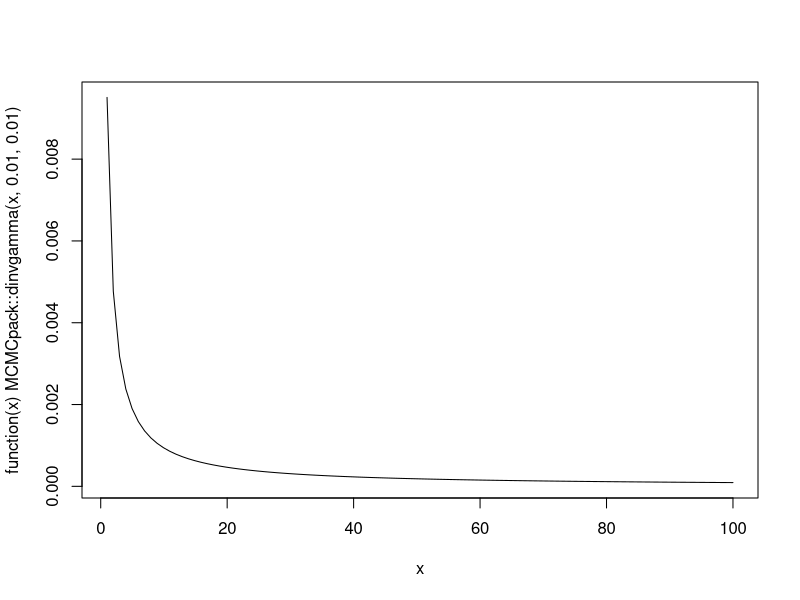
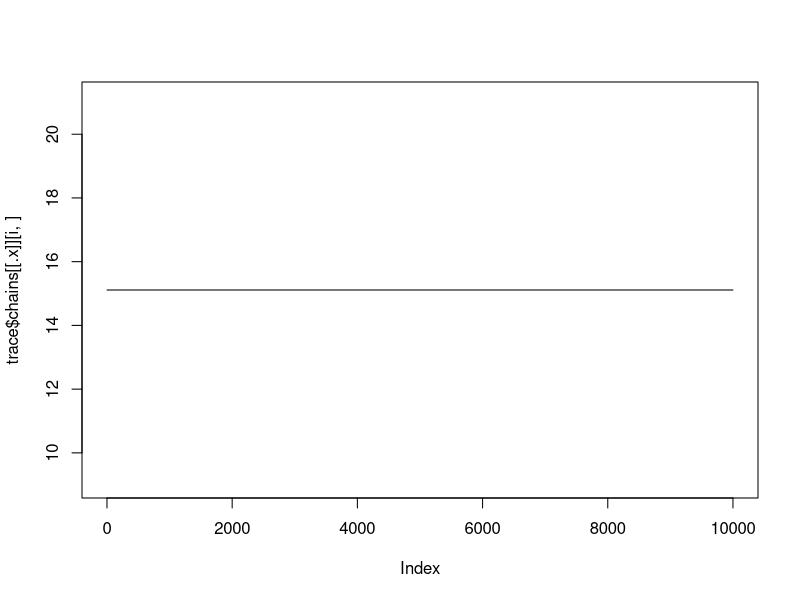
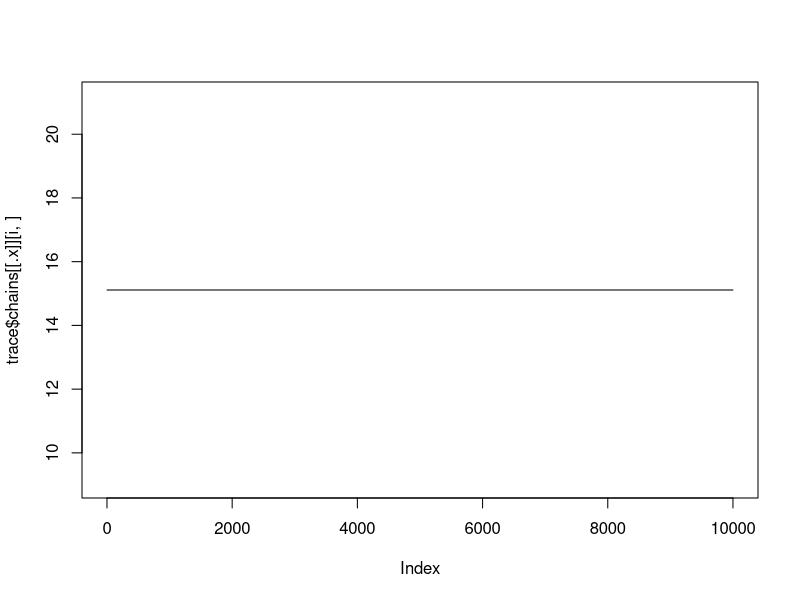
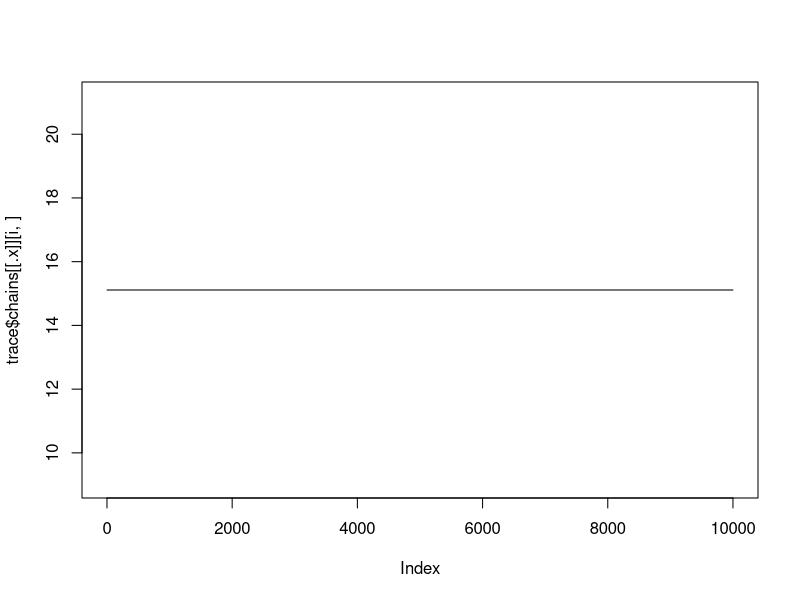
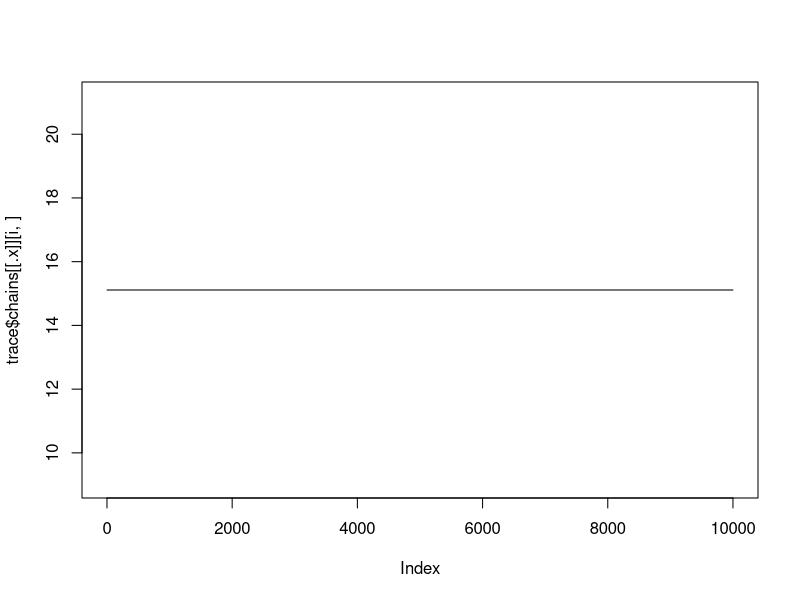
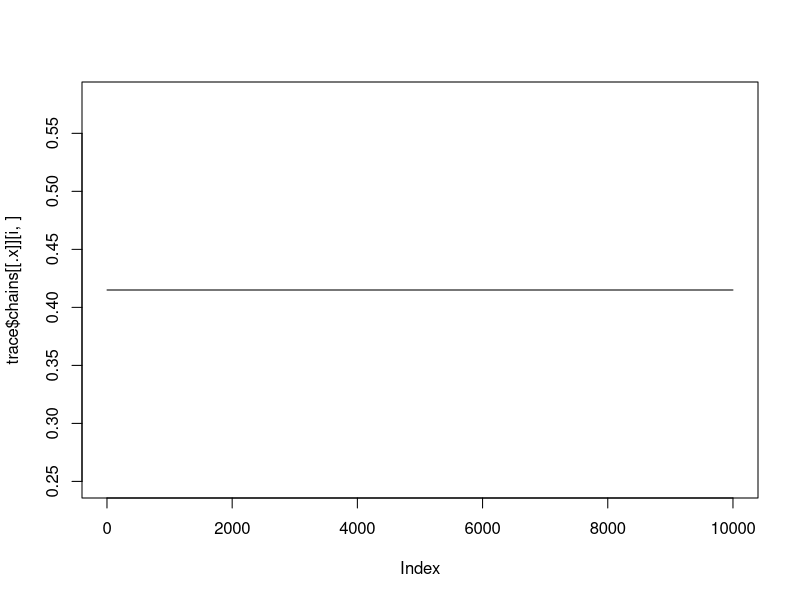
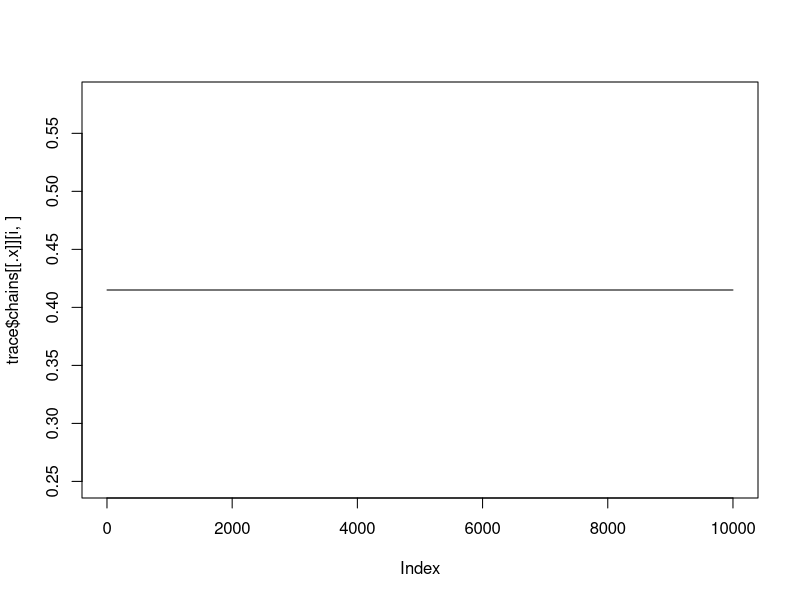
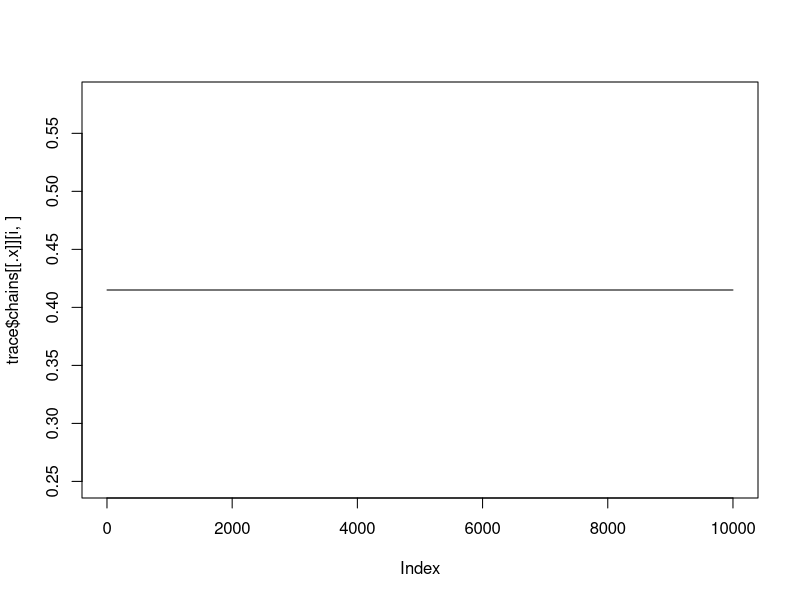

Reproduce these figures in R, in order.
# Metropolis Hastings


# Generating Data ---------------------------------------------------------
set.seed(1234)
library(tidyverse)

# B0 = 15, B1 = .3, B2 = .6, sd = .74
my_dat<-data.frame(x1 = rnorm(100), x2 = rnorm(100), x3 = rnorm(100))%>%
  mutate(y = 15 +.3 * x1+.6 * x2 + .15*x3+ rnorm(100, mean = 0, sd = sqrt(1-(.6^2+.3^2+.15^2))))

plot(function(x)MCMCpack::dinvgamma(x, .01, .01), from = 1, to = 100)

my_mh<-function(formula, data, iterations = 10000, burnin = 1000, thin = 5, chains){

# Data Prep ---------------------------------------------------------------
  f<-formula
  
  x<-model.matrix(f, data)
  
  y<-data%>%pull(as.character(f[2]))
  

# Parameter Extraction ----------------------------------------------------
  
  p<-ncol(x)
  iter <- (iterations*thin)+burnin+1
  theta<-vector(mode = "numeric", p+1)
  
  # Sets theta to 1 as arbitrary starting value for ML starting point estimation
  theta[p+1]<-1
  
  # Private function for regression likelihood 
  like_reg<-function(theta, x, y){
    p<-ncol(x)
    
    beta<-theta[1:p]
    
    sigma<-theta[p+1]
    
    y_hat<-x%*%beta
    
    ll<- sum(dnorm(y, mean = y_hat, sd = sigma, log = TRUE))
    
    -ll
  }
  

# Initializing Parameters -------------------------------------------------
  
  # Uses ML estimates as starting values for iter 1
  ml_est<-optim(par = theta, fn = like_reg, x = x, y = y)
  
  trace<-matrix(0, nrow = p+1, ncol = iter)
  
  trace[,1]<-ml_est$par
  
  acc_count<-vector("numeric", length = nrow(trace))
  
  prior_old<-sum(dnorm(trace[1:p, 1], mean = 0, sd = 1e6, log = TRUE))+log(MCMCpack::dinvgamma(trace[p+1, 1], shape = .01, scale = .01))
  ll_old<--like_reg(trace[,1], x, y)
  post_old<-prior_old+ll_old
  

# Defining Private function for each chain --------------------------------
  chain<-function(chain){
    message("Chain ", chain )
  for(i in 2:iter){
    # Setting theta to previous iteration
    theta<-trace[, i-1]
    for(j in 1:(p+1)){
      # For regression coefficients
      if(j <= p){
        # Add rnorm
        theta[j]<-theta[j]+rnorm(1, mean = 0, sd = 1)
        # For sigma
      }else{
        # Add rnorm (really truncated normal) so positive
        theta[j]<-theta[j]+rnorm(1, mean = 0, sd = 1)
        while(theta[j]<0){
          theta[j]<-trace[j, i-1]+rnorm(1, mean = 0, sd = 1)
        }
      }
      # Update priors, likelihood and posterior
      prior<-sum(dnorm(theta[1:p], mean = 0, sd = .001, log = TRUE))+log(MCMCpack::dinvgamma(theta[p+1], shape = .01, scale = .01))
      ll<--like_reg(theta, x, y)
      post<- ll+prior
      acc<-post-post_old
      acc_p<-exp(acc)
      d<-runif(1)
      # If accepted
      if(d <= acc_p){
        # Update posterior old
        post_old<-post
        # Update acceptance rate
        if((i-2)%%thin == 0){
          acc_count[j]<-acc_count[j]+1
        }
      }else{
        # otherwise revert back to previous iteration
        theta[j]<-trace[j, i-1]
      }
    }
    # Save theta in the trace matrix
    trace[,i]<-theta
  }
    
  message("Acceptance Rate = ", paste(acc_count/iterations, collapse = ", "))
  
  # Drops the burnin time
  trace<-trace[,-c(1:burnin)]
  
  # Thins the trace plot
  trace[, seq(2, ncol(trace), by = thin)]
  }
  
  # Applies chain function across requested chains
  chains<-lapply(1:chains, chain)
  
  # Creates meaps
  meap<-map_dfr(chains, function(i){
    meap_tmp<-apply(i, 1, FUN = mean)
    names(meap_tmp)<-c(colnames(x), "sigma")
    meap_tmp<-as.data.frame(t(meap_tmp))
    meap_tmp
  })%>%
    mutate(chain = 1:nrow(.))%>%
    select(chain, everything())
  
  # Creates sds
  sd<-map_dfr(chains, function(i){
    sd_tmp<-apply(i, 1, FUN = sd)
    names(sd_tmp)<-c(colnames(x), "sigma")
    sd_tmp<-as.data.frame(t(sd_tmp))
    sd_tmp
  })%>%
    mutate(chain = 1:nrow(.))%>%
    select(chain, everything())
  
  # Lists them all
  list(chains = chains, 
       meap = meap,
       sd = sd)
}

# Acceptance probability only works properly when thin is 5
# Iteration level is set to MH adaptive default, but added thin and chains
trace<-my_mh(y~x1+x2+x3, my_dat, 10000, burnin = 1000, thin = 7, chains = 4)

for(i in 1:4){
  walk(1:4, ~plot(trace$chains[[.x]][i,], type = "l"))
}

round(cov(t(trace$chains[[1]])), 10)

for(i in 1:4){
  walk(1:4, ~hist(trace$chains[[.x]][i,]))
}

vcov(lm(y~x1+x2+x3, my_dat))

trace$meap
trace$sd
